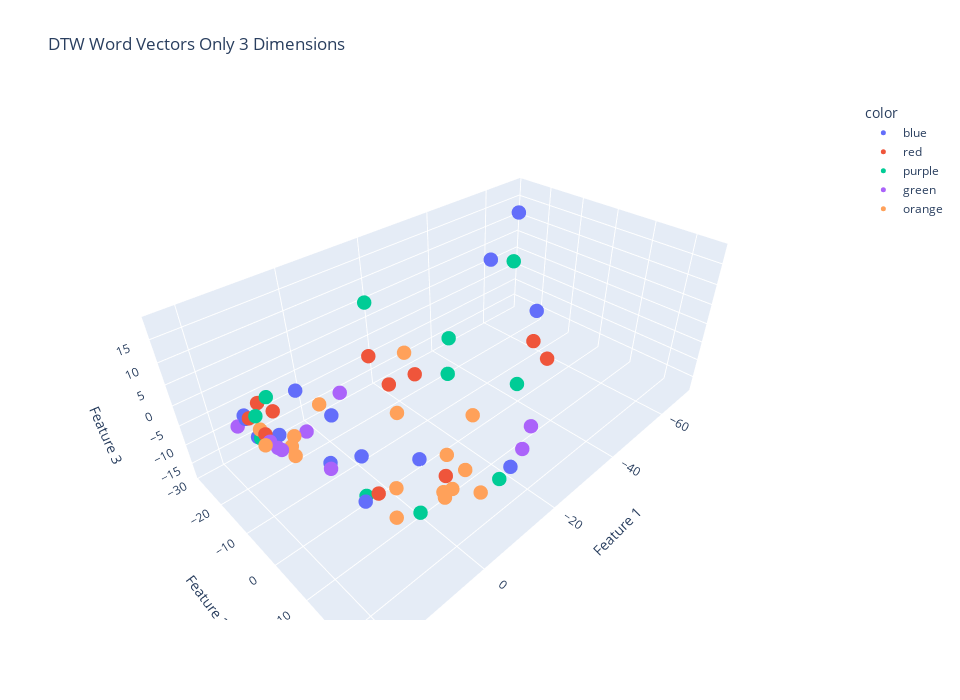
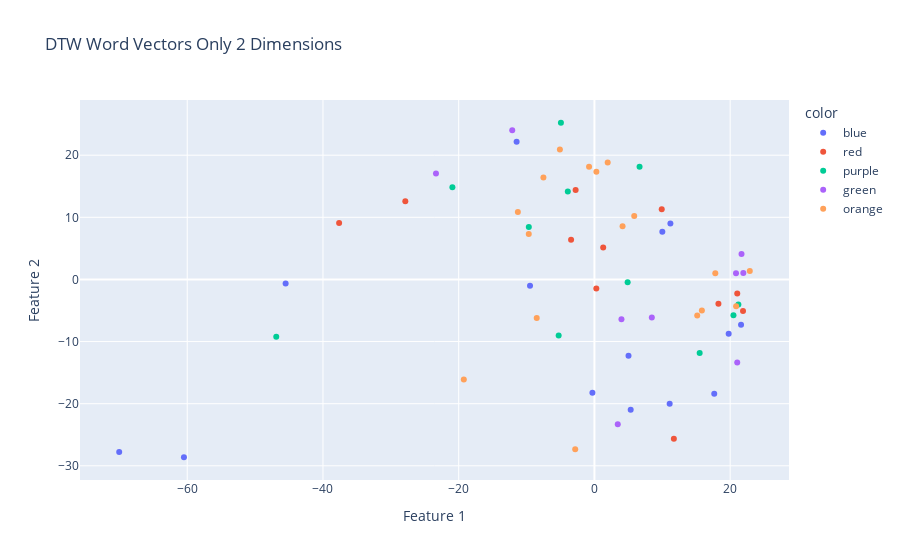

Notebook code for these charts, in order:
### Code cell
dtw_matrix = np.array(dtw_matrix)
dim_red = PCA()
dim_red.fit(dtw_matrix)
retained_vectors = dim_red.transform_rv(dtw_matrix, 0.90)
print("The number of dimensions needed to retain 90% variance is ", len(retained_vectors[0]))
threeD_vectors = dim_red.transform(dtw_matrix, K=3)
visualize_3d(threeD_vectors, "DTW Word Vectors Only 3 Dimensions", colors)
twoD_vectors = dim_red.transform(dtw_matrix, K=2)
visualize_2d(twoD_vectors, "DTW Word Vectors Only 2 Dimensions", colors)

# If you experience the error "Mime type rendering requires nbformat>=4.2.0 but it is not installed"
# Type the following in the terminal: "pip install --upgrade nbformat"
# Then, restart the kernal and re-runn the cells

### Figure 1 — Plotly figure (JSON) as saved in the notebook; plotly's stock layout.template omitted (floating-point values rounded to 4 significant figures)
{"data": [{"hovertemplate": "color=blue<br>Feature 1=%{x}<br>Feature 2=%{y}<br>Feature 3=%{z}<extra></extra>", "legendgroup": "blue", "marker": {"color": "#636efa", "size": 5, "symbol": "circle"}, "mode": "markers", "name": "blue", "scene": "scene", "showlegend": true, "type": "scatter3d", "x": [10.01, 19.78, -60.49, 5.342, -70.03, -0.2983, -11.47, -9.491, 21.6, -45.5, 17.65, 5.02, 11.08, 11.19], "y": [7.658, -8.748, -28.62, -20.98, -27.76, -18.25, 22.15, -1.006, -7.312, -0.6431, -18.41, -12.28, -20.01, 8.991], "z": [2.06, 2.109, 1.064, -2.473, 11.73, -10.73, -5.291, -18.01, 8.204, 3.346, -0.1026, -16.84, -10.14, -6.962]}, {"hovertemplate": "color=red<br>Feature 1=%{x}<br>Feature 2=%{y}<br>Feature 3=%{z}<extra></extra>", "legendgroup": "red", "marker": {"color": "#EF553B", "size": 5, "symbol": "circle"}, "mode": "markers", "name": "red", "scene": "scene", "showlegend": true, "type": "scatter3d", "x": [11.7, 18.27, 21.04, -37.62, 1.288, -2.771, -3.44, 21.89, -27.87, 0.2739, 9.916], "y": [-25.63, -3.917, -2.245, 9.1, 5.146, 14.38, 6.4, -5.095, 12.59, -1.459, 11.31], "z": [-4.705, 9.865, 7.688, -1.0, 11.07, -6.947, 11.39, 9.849, 9.671, 13.13, -4.158]}, {"hovertemplate": "color=purple<br>Feature 1=%{x}<br>Feature 2=%{y}<br>Feature 3=%{z}<extra></extra>", "legendgroup": "purple", "marker": {"color": "#00cc96", "size": 5, "symbol": "circle"}, "mode": "markers", "name": "purple", "scene": "scene", "showlegend": true, "type": "scatter3d", "x": [-3.924, 21.21, 20.48, -46.88, -9.67, -5.271, -20.93, 15.5, 4.893, -4.941, 6.648], "y": [14.17, -4.023, -5.772, -9.24, 8.432, -9.028, 14.84, -11.84, -0.4632, 25.22, 18.15], "z": [15.29, 10.52, 4.178, 12.11, 16.84, 18.5, 4.386, 6.767, -17.67, -1.371, -6.051]}, {"hovertemplate": "color=green<br>Feature 1=%{x}<br>Feature 2=%{y}<br>Feature 3=%{z}<extra></extra>", "legendgroup": "green", "marker": {"color": "#ab63fa", "size": 5, "symbol": "circle"}, "mode": "markers", "name": "green", "scene": "scene", "showlegend": true, "type": "scatter3d", "x": [3.438, 21.67, 21.04, -12.11, 21.94, -23.35, 3.982, 20.86, 8.457], "y": [-23.31, 4.089, -13.36, 24.03, 1.045, 17.05, -6.397, 0.9862, -6.135], "z": [-16.12, 8.934, 2.457, -0.0995, 8.817, -6.169, 4.351, 6.751, -11.72]}, {"hovertemplate": "color=orange<br>Feature 1=%{x}<br>Feature 2=%{y}<br>Feature 3=%{z}<extra></extra>", "legendgroup": "orange", "marker": {"color": "#FFA15A", "size": 5, "symbol": "circle"}, "mode": "markers", "name": "orange", "scene": "scene", "showlegend": true, "type": "scatter3d", "x": [-0.7929, 5.862, -5.089, 22.89, 20.88, 0.2832, -19.25, 17.81, -11.28, 1.955, 15.15, -7.519, 4.143, -8.504, -9.674, 15.83, -2.833], "y": [18.13, 10.22, 20.9, 1.378, -4.325, 17.35, -16.11, 0.9897, 10.86, 18.83, -5.803, 16.4, 8.571, -6.193, 7.319, -5.005, -27.33], "z": [-5.983, -14.48, -8.031, 8.908, 7.291, -7.944, -2.798, 7.285, -13.99, -4.134, -3.512, 5.751, -9.273, -7.76, -11.19, -0.2146, -14.44]}], "layout": {"height": 700, "legend": {"title": {"text": "color"}, "tracegroupgap": 0}, "scene": {"domain": {"x": [0, 1], "y": [0, 1]}, "xaxis": {"title": {"text": "Feature 1"}}, "yaxis": {"title": {"text": "Feature 2"}}, "zaxis": {"title": {"text": "Feature 3"}}}, "title": {"text": "DTW Word Vectors Only 3 Dimensions"}, "width": 960}}

### Figure 2 — Plotly figure (JSON) as saved in the notebook; plotly's stock layout.template omitted (floating-point values rounded to 4 significant figures)
{"data": [{"hovertemplate": "color=blue<br>Feature 1=%{x}<br>Feature 2=%{y}<extra></extra>", "legendgroup": "blue", "marker": {"color": "#636efa", "symbol": "circle"}, "mode": "markers", "name": "blue", "orientation": "v", "showlegend": true, "type": "scatter", "x": [10.01, 19.78, -60.49, 5.342, -70.03, -0.2983, -11.47, -9.491, 21.6, -45.5, 17.65, 5.02, 11.08, 11.19], "xaxis": "x", "y": [7.658, -8.748, -28.62, -20.98, -27.76, -18.25, 22.15, -1.006, -7.312, -0.6431, -18.41, -12.28, -20.01, 8.991], "yaxis": "y"}, {"hovertemplate": "color=red<br>Feature 1=%{x}<br>Feature 2=%{y}<extra></extra>", "legendgroup": "red", "marker": {"color": "#EF553B", "symbol": "circle"}, "mode": "markers", "name": "red", "orientation": "v", "showlegend": true, "type": "scatter", "x": [11.7, 18.27, 21.04, -37.62, 1.288, -2.771, -3.44, 21.89, -27.87, 0.2739, 9.916], "xaxis": "x", "y": [-25.63, -3.917, -2.245, 9.1, 5.146, 14.38, 6.4, -5.095, 12.59, -1.459, 11.31], "yaxis": "y"}, {"hovertemplate": "color=purple<br>Feature 1=%{x}<br>Feature 2=%{y}<extra></extra>", "legendgroup": "purple", "marker": {"color": "#00cc96", "symbol": "circle"}, "mode": "markers", "name": "purple", "orientation": "v", "showlegend": true, "type": "scatter", "x": [-3.924, 21.21, 20.48, -46.88, -9.67, -5.271, -20.93, 15.5, 4.893, -4.941, 6.648], "xaxis": "x", "y": [14.17, -4.023, -5.772, -9.24, 8.432, -9.028, 14.84, -11.84, -0.4632, 25.22, 18.15], "yaxis": "y"}, {"hovertemplate": "color=green<br>Feature 1=%{x}<br>Feature 2=%{y}<extra></extra>", "legendgroup": "green", "marker": {"color": "#ab63fa", "symbol": "circle"}, "mode": "markers", "name": "green", "orientation": "v", "showlegend": true, "type": "scatter", "x": [3.438, 21.67, 21.04, -12.11, 21.94, -23.35, 3.982, 20.86, 8.457], "xaxis": "x", "y": [-23.31, 4.089, -13.36, 24.03, 1.045, 17.05, -6.397, 0.9862, -6.135], "yaxis": "y"}, {"hovertemplate": "color=orange<br>Feature 1=%{x}<br>Feature 2=%{y}<extra></extra>", "legendgroup": "orange", "marker": {"color": "#FFA15A", "symbol": "circle"}, "mode": "markers", "name": "orange", "orientation": "v", "showlegend": true, "type": "scatter", "x": [-0.7929, 5.862, -5.089, 22.89, 20.88, 0.2832, -19.25, 17.81, -11.28, 1.955, 15.15, -7.519, 4.143, -8.504, -9.674, 15.83, -2.833], "xaxis": "x", "y": [18.13, 10.22, 20.9, 1.378, -4.325, 17.35, -16.11, 0.9897, 10.86, 18.83, -5.803, 16.4, 8.571, -6.193, 7.319, -5.005, -27.33], "yaxis": "y"}], "layout": {"legend": {"title": {"text": "color"}, "tracegroupgap": 0}, "title": {"text": "DTW Word Vectors Only 2 Dimensions"}, "xaxis": {"anchor": "y", "domain": [0, 1], "title": {"text": "Feature 1"}}, "yaxis": {"anchor": "x", "domain": [0, 1], "title": {"text": "Feature 2"}}}}
